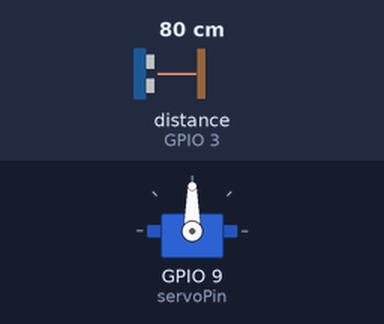
A sketch run on a simulated ESP32. Parts: servo. Wiring (from diagram.json): ultrasonic range finder: trigger GPIO 2; echo GPIO 3. Inputs (shaded band) come from the test bench; at power-on: distance to the obstacle (sensor on GPIO 3) 80 cm. The echo pulse lasts 58.3 µs per cm; WiFi joins after 1.5 s; servers stay silent unless stated; no MQTT or app messages arrive unless stated; what the sketch prints to the serial monitor is not drawn.

Above: at 3.2 s.
3.3 s: distance to the obstacle (sensor on GPIO 3) set to 22 cm
8.9 s: distance to the obstacle (sensor on GPIO 3) set to 19 cm
At 12.5 s:
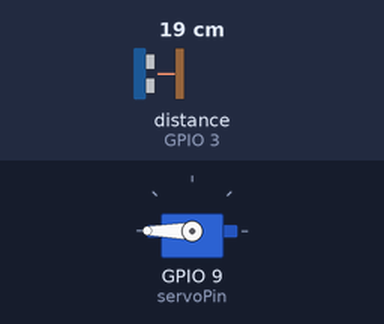
At 14.4 s:
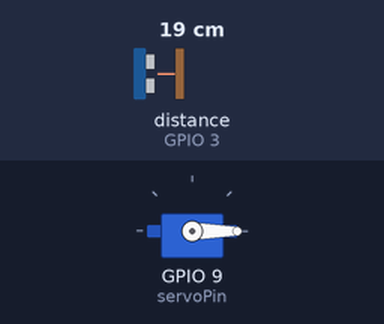
19.1 s: distance to the obstacle (sensor on GPIO 3) set to 35 cm
Timing chart, 0 to 22.1 s (numbered marks = the images above; inputs shaded):
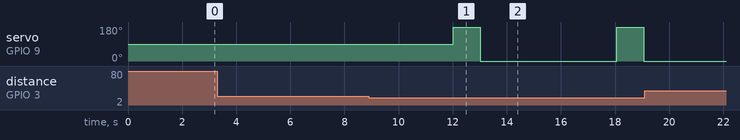

Measured:
- the behaviour switches between 21 and 20 cm on distance to the obstacle (sensor on GPIO 3) (found by bisection; images 0 and 1)
- after the input at 3.3 s, every drawn part: stays the same
- after the input at 8.9 s, servo on GPIO 9 (servoPin): alternates 180° for 1.0 s and 0° for 5.1 s, starting after 3.1 s
- after the input at 19.1 s, servo on GPIO 9 (servoPin): stays 0° (without the input it goes to 180° after 5.0 s)

The sketch:

sketch.ino
```cpp
#include <WiFi.h>
#include <PubSubClient.h>
#include <ESP32Servo.h>

// Paramètres Wi-Fi
#define SSID "Wokwi-GUEST"
#define PASS ""

// Paramètres MQTT
#define MQTT_SERVER "thingsboard.cloud"
#define MQTT_PORT 1883
#define TOKEN_TB "7ttpqfkz6ow2moq4hdpq" // Token du dispositif

WiFiClient espClient;
PubSubClient client(espClient);
Servo myServo; // Créer un objet servomoteur

const int trigPin = 2; // Pin de déclenchement
const int echoPin = 3; // Pin d'écho
const int servoPin = 9; // Pin du servomoteur

void setup() {
  Serial.begin(115200);
  myServo.attach(servoPin); // Attacher le servomoteur
  pinMode(trigPin, OUTPUT);
  pinMode(echoPin, INPUT);
  connectToWiFi();
  client.setServer(MQTT_SERVER, MQTT_PORT);
  Serial.println("Simulation lancée!");
}

void loop() {
  long duration, distance;

  // Émettre un signal ultrasonique
  digitalWrite(trigPin, LOW);
  delayMicroseconds(2);
  digitalWrite(trigPin, HIGH);
  delayMicroseconds(10);
  digitalWrite(trigPin, LOW);

  // Lire le temps de réponse
  duration = pulseIn(echoPin, HIGH);

  // Calculer la distance
  distance = (duration * 0.034) / 2; // Distance en cm

  // Vérifier la distance et agir en conséquence
  if (distance < 5) {
    Serial.println("#1"); // Obstruction détectée
    Serial.println("Obstruction du Canal");
    if (client.connect("ESP32Client", TOKEN_TB, NULL)) {
      client.publish("v1/devices/me/telemetry", "{\"obstruction\":true}");
    }
  } else if (distance < 20) {
    myServo.write(180); // Soulever la plateforme
    delay(1000); // Attendre que le servomoteur se déplace
    myServo.write(0); // Ramener la plateforme
    Serial.println("#0"); // Désobstruction
    Serial.println("Desobstruction du canal");
    if (client.connect("ESP32Client", TOKEN_TB, NULL)) {
      client.publish("v1/devices/me/telemetry", "{\"obstruction\":false}");
    }
  } else {
    Serial.println("#0"); // Pas d'obstruction
    Serial.println("Pas d'obstruction");
  }

  delay(5000); // Attendre avant la prochaine mesure
}

void connectToWiFi() {
  Serial.print("Connexion à ");
  Serial.print(SSID);
  WiFi.begin(SSID, PASS);

  while (WiFi.status() != WL_CONNECTED) {
    delay(1000);
    Serial.print(".");
  }
  Serial.println(" connecté !");
}
```
